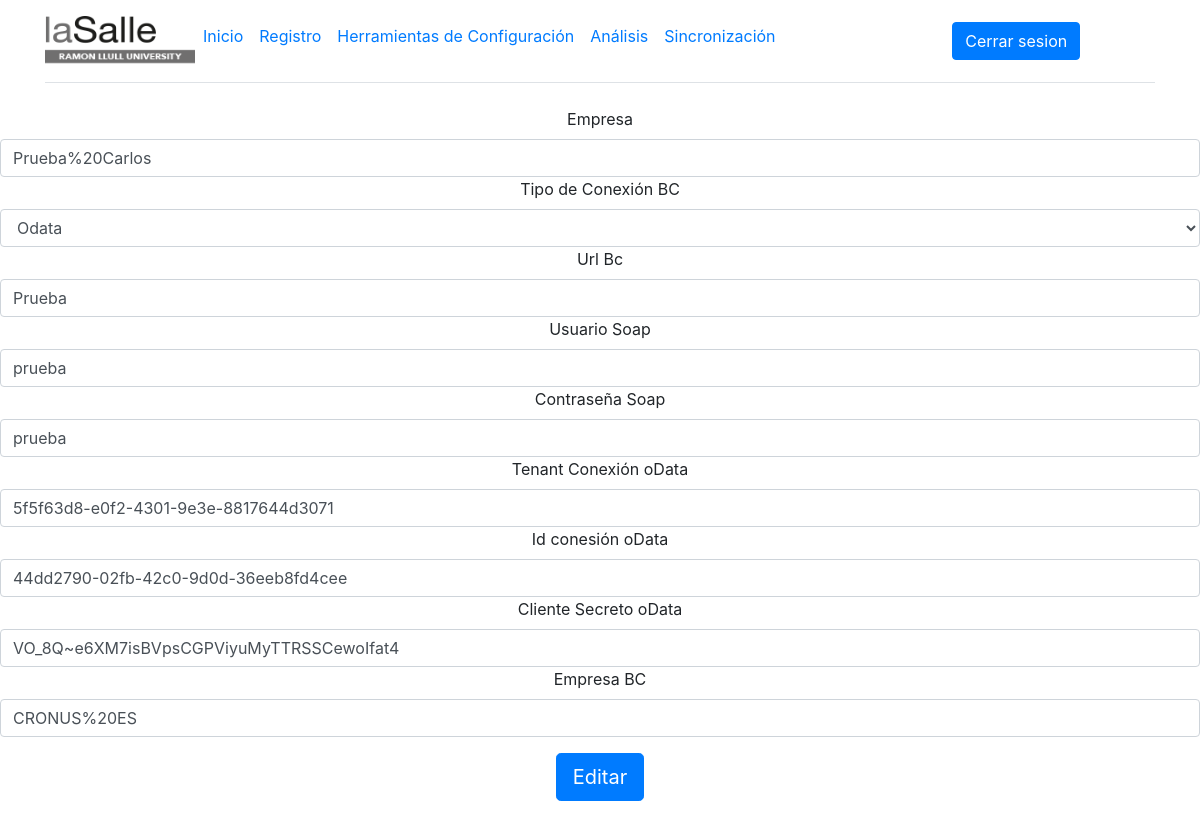
The page /Configuracion (signed in) on the database as committed earlier.
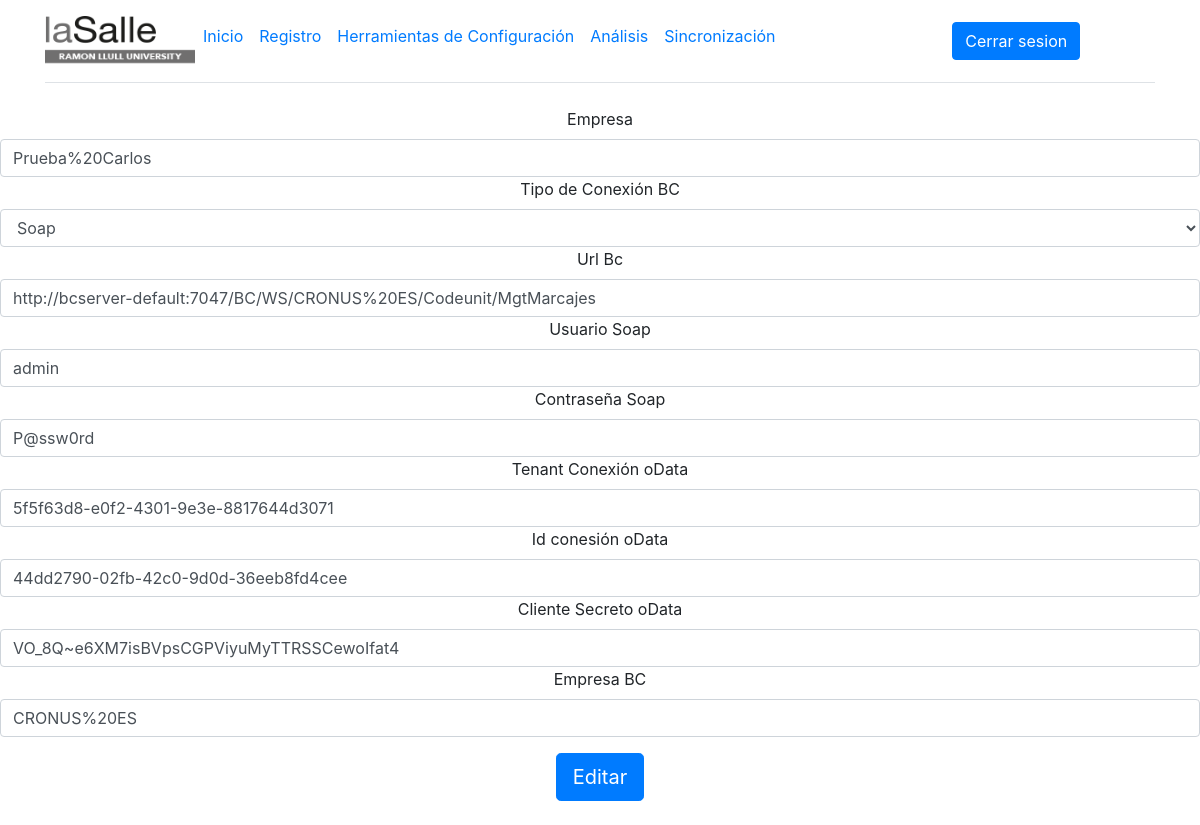
The same page on the database as committed later.
### FlaskPresencia/models.py (models this page shows)
class Config(db.Model):
    id = db.Column(db.Integer, primary_key=True)
    Empresa = db.Column(db.String(250), nullable = False)
    ImgEmpresaBase64 = db.Column(db.String(250), nullable = True)
    ImgEmpresaTipo = db.Column(db.String(250), nullable = True)
    TipoConexionBC = db.Column(db.String(250), nullable = True)
    urlBC = db.Column(db.String(250), nullable = True)
    usuarioSOAP = db.Column(db.String(250), nullable = True)
    passwordSOAP = db.Column(db.String(250), nullable = True)
    tenantBC = db.Column(db.String(250), nullable = True)
    idClienteBC = db.Column(db.String(250), nullable = True)
    secretClienteBC = db.Column(db.String(250), nullable = True)
    empresaBC = db.Column(db.String(250), nullable = True)
    moduloBotTelegram = db.Column(db.Boolean, nullable = True, default=False)
    tokenBotTelegram = db.Column(db.String(250), nullable = True)

### FlaskPresencia/rutas.py (the view, shortened to what this page needs)
@app.route('/Configuracion', methods=['GET', 'POST'])
@login_required
def Configuracion():
    user = User.query.filter_by(username=current_user.username).first()
    if user.rol_admin == True:
        configuracion = Config.query.filter_by(id=0).first()
        if configuracion:
            formulario = FormConfiguacion(formdata=request.form, obj=configuracion)
            return render_template('EditarConfiguracion.html', form=formulario)
        else:
            return redirect(url_for('inicio'))
    else:
        return redirect(url_for('inicio'))

### FlaskPresencia/rutas.py (called while the page is built)
@login_manager.user_loader
def load_user(user_id):
    return User.query.get(int(user_id))

### FlaskPresencia/templates/EditarConfiguracion.html (shortened to what this page needs)
{% extends './base.html' %}
{% block body %}
{% include './nav.html' %}
<form class="form-signin" method="POST" action="">
    <div class="form-group">
    <label for="Empresa">Empresa</label>
    {{ form.Empresa }}
    <label for="TipoConexionBC">Tipo de Conexión BC</label>
    {{ form.TipoConexionBC }}
    <label for="urlBC">Url Bc</label>
    {{ form.urlBC }}
    <label for="usuarioSOAP">Usuario Soap</label>
    {{ form.usuarioSOAP }}
    <label for="passwordSOAP">Contraseña Soap</label>
    {{ form.passwordSOAP }}
    <label for="tenantBC">Tenant Conexión oData</label>
    {{ form.tenantBC }}
    <label for="idClienteBC">Id conesión oData</label>
    {{ form.idClienteBC }}
    <label for="secretClienteBC">Cliente Secreto oData</label>
    {{ form.secretClienteBC }}
    <label for="empresaBC">Empresa  BC</label>
    {{ form.empresaBC }}
    </div>
    <div class="checkbox mb-3">
        <label>
            {{ form.submit }}
        </label>
    </div>
</form>
{% endblock %}

Rows that differ between the two databases and show on the page:
changed Config "Prueba%20Carlos": TipoConexionBC "Odata" → "Soap"; urlBC "Prueba" → "http://bcserver-default:7047/BC/WS/CRONUS%20ES/Codeunit/MgtMarcajes"; usuarioSOAP "prueba" → "admin"; passwordSOAP "prueba" → "P@ssw0rd"
